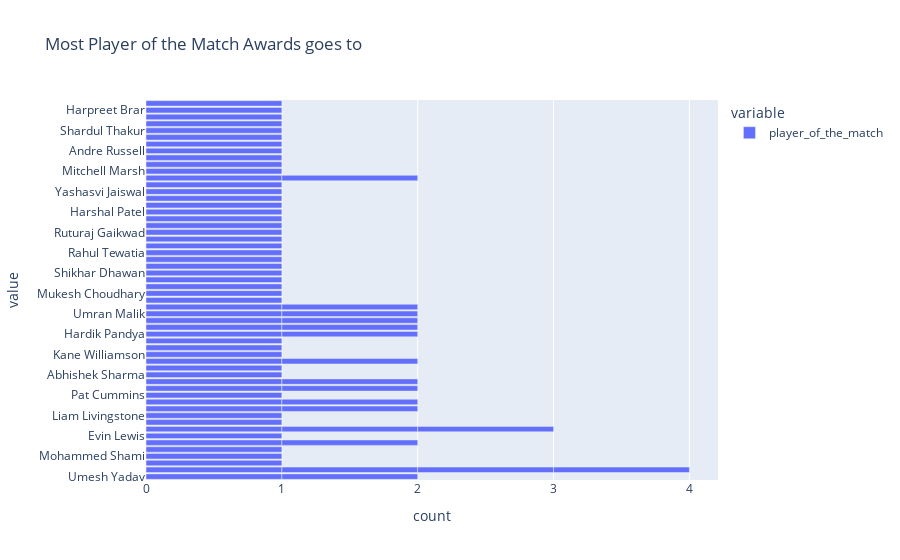

The code cell stored with this chart in its notebook:
### Code cell
figure=px.bar(data,x=["player_of_the_match"],title="Most Player of the Match Awards goes to")
figure.show()

### Figure 1 — Plotly figure (JSON) as saved in the notebook; plotly's stock layout.template omitted (floating-point values rounded to 4 significant figures)
{"data": [{"alignmentgroup": "True", "hovertemplate": "variable=player_of_the_match<br>count=%{x}<br>value=%{y}<extra></extra>", "legendgroup": "player_of_the_match", "marker": {"color": "#636efa", "pattern": {"shape": ""}}, "name": "player_of_the_match", "offsetgroup": "player_of_the_match", "orientation": "h", "showlegend": true, "textposition": "auto", "type": "bar", "x": [1, 1, 1, 1, 1, 1, 1, 1, 1, 1, 1, 1, 1, 1, 1, 1, 1, 1, 1, 1, 1, 1, 1, 1, 1, 1, 1, 1, 1, 1, 1, 1, 1, 1, 1, 1, 1, 1, 1, 1, 1, 1, 1, 1, 1, 1, 1, 1, 1, 1, 1, 1, 1, 1, 1, 1, 1, 1, 1, 1, 1, 1, 1, 1, 1, 1, 1, 1, 1, 1, 1, 1, 1, 1], "xaxis": "x", "y": ["Umesh Yadav", "Kuldeep Yadav", "Odean Smith", "Mohammed Shami", "Sanju Samson", "Wanindu Hasaranga", "Evin Lewis", "Umesh Yadav", "Jos Buttler", "Lockie Ferguson", "Liam Livingstone", "Avesh Khan", "Dinesh Karthik", "Pat Cummins", "Quinton de Kock", "Shubman Gill", "Abhishek Sharma", "Anuj Rawat", "Kuldeep Yadav", "Yuzvendra Chahal", "Kane Williamson", "Shivam Dube", "Mayank Agarwal", "Hardik Pandya", "Rahul Tripathi", "K L Rahul", "Dinesh Karthik", "Umran Malik", "David Miller", "Yuzvendra Chahal", "Faf du Plessis", "Kuldeep Yadav", "Mukesh Choudhary", "Jos Buttler", "Rashid Khan", "Marco Jansen", "K L Rahul", "Shikhar Dhawan", "Riyan Parag", "Umran Malik", "Kuldeep Yadav", "Krunal Pandya", "Rahul Tewatia", "Suruakumar Yadav", "Mohsin Khan", "Ruturaj Gaikwad", "Rinku Singh", "Kagiso Rabada", "Harshal Patel", "David Warner", "Tim David", "Yashasvi Jaiswal", "Avesh Khan", "Wanindu Hasaranga", "Devon Conway", "Jasprit Bumrah", "Shubman Gill", "Mitchell Marsh", "Daniel Sams", "Jonny Bairstow", "Andre Russell", "W. Saha", "Trent Boult", "Shardul Thakur", "Rahul Tripathi", "Quinton de Kock", "Virat Kohli", "R Aswin", "Jasprit Bumrah", "Harpreet Brar", "David Miller", "Rajat Patidar", "Jos Buttler", "Hardik Pandya"], "yaxis": "y"}], "layout": {"autosize": true, "barmode": "relative", "legend": {"title": {"text": "variable"}, "tracegroupgap": 0}, "title": {"text": "Most Player of the Match Awards goes to"}, "xaxis": {"anchor": "y", "autorange": true, "domain": [0, 1], "range": [0, 4.211], "title": {"text": "count"}, "type": "linear"}, "yaxis": {"anchor": "x", "autorange": true, "domain": [0, 1], "range": [-0.5, 55.5], "title": {"text": "value"}, "type": "category"}}}
